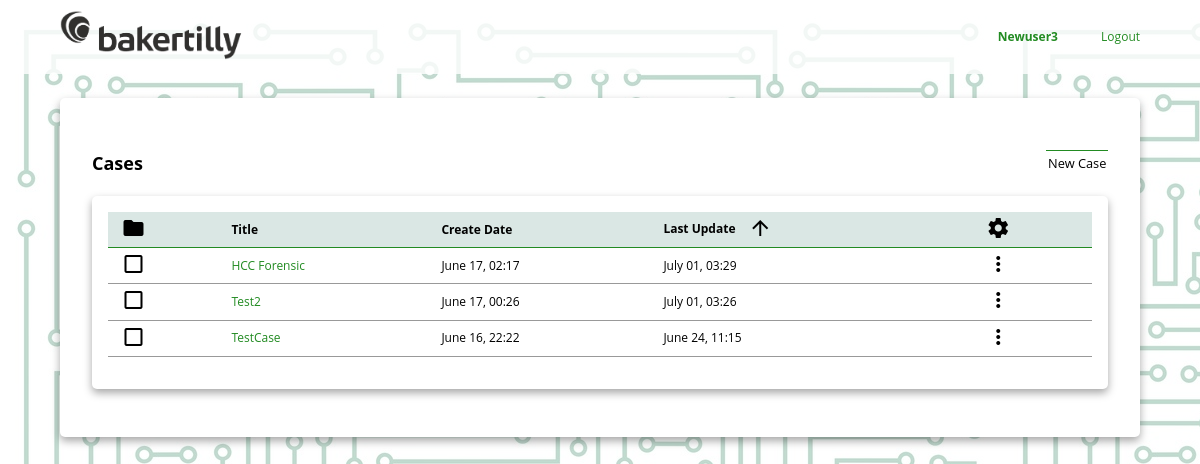
Page / (signed in) on the earlier database version.
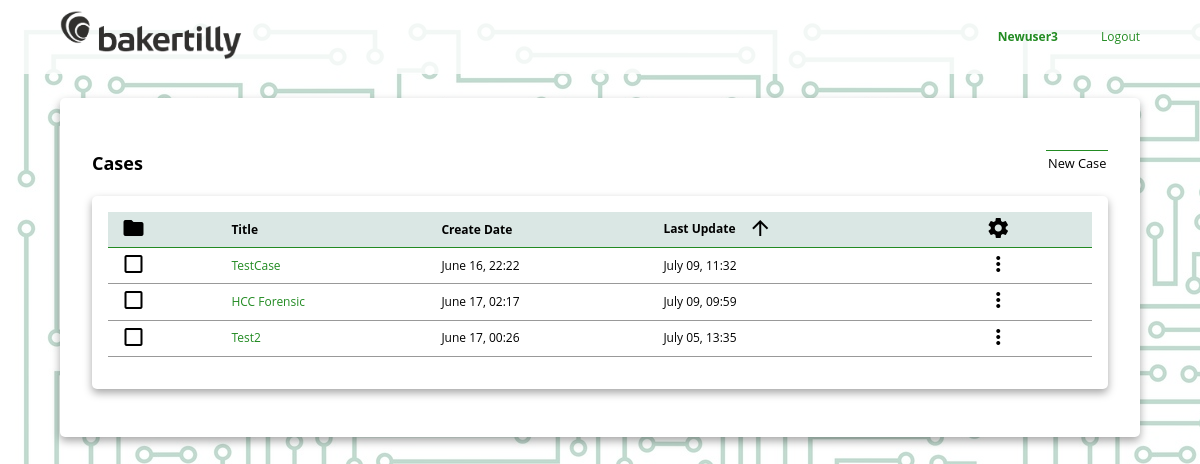
Same page on the later database version.
### core/models.py (models this page shows, shortened)
class Cases(models.Model):
    caseName = models.CharField(max_length=100)
    organization = models.CharField(max_length=100)
    caseLead = models.CharField(max_length=100)
    orgHandler = models.CharField(max_length=100)
    assessmentType = models.CharField(max_length=100, choices=assessments,
                                      blank=False, default='Unspecified')
    scope = models.TextField()
    logo = models.ImageField(upload_to=f'Cases/{caseName}/Logos')
    createDate = models.DateTimeField(auto_now_add=True)
    lastUpdate = models.DateTimeField(auto_now=True)
    class Meta:
        verbose_name_plural = "Cases"

### core/views.py (the view)
# urls.py: path('', views.cases, name='cases'),
@login_required
def cases(request):
    if 'caseID' in request.session:
        del request.session['caseID']
    context = {
        "title": "Cases",
        "cases": Cases.objects.order_by('-lastUpdate')
    }
    return render(request, "core/Cases.html", context)

### core/templates/core/Cases.html (shortened to what this page needs)
{% extends 'core/base.html'%}
{% load crispy_forms_tags %}
{% load static %}
{% block js_includes %}
    <link rel="stylesheet" href="{% static 'core/css/tables.css' %}">
{% endblock %}
{% block content %}
   <div class="card">
        <div class="flex-row">
            <h2>Cases</h2>
            <a class="button-link" id="new-case" href="{% url 'new_case' %}">New Case</a>
        </div>
        <div class="inner-card">
            <table>
                <tbody>
                    <tr>
                        <th>
                          <button class="button no-border">
                            <i class="material-icons">folder</i>
                          </button>
                        </th>
                        <th>Title</th>
                        <th>Create Date</th>
                        <th>
                            Last Update
                            <button class="button no-border">
                                <i class="material-icons">arrow_upward</i>
                            </button>
                        </th>
                        <th>
                            <button class="button no-border">
                                <i class="material-icons">settings</i>
                            </button>
                        </th>
                    </tr>
                    {% if cases %}
                        {% for case in cases%}
                            <tr>
                                <td>
                                    <button class="button no-border">
                                        <i class="material-icons">check_box_outline_blank</i>
                                    </button>
                                </td>
                                <td>
                                    <a class="plain-link" href="{% url 'new_case' %}{{case.id}}">
                                        {{ case.caseName }}
                                    </a>
                                </td>
                                <td>{{ case.createDate|date:"F d, H:i" }}</td>
                                <td>{{ case.lastUpdate|date:"F d, H:i" }}</td>
                                <td>
                                    <button class="button no-border">
                                        <i class="material-icons">more_vert</i>
                                    </button>
                                </td>
                            </tr>
                        {% endfor %}
                    {% endif %}
                </tbody>
            </table>
        </div>
   </div>
{% endblock %}

### core/templates/core/base.html (shortened to what this page needs)
<!DOCTYPE html>
{% load static %}
{% load crispy_forms_tags %}
<html lang="en" dir="ltr">
  <head>
    <link rel="stylesheet" href="{% static 'core/css/style2.css' %}">
    <link rel="stylesheet" href="{% static 'core/css/forms.css' %}">
    <link rel="stylesheet" href="{% static 'core/css/colours.css' %}">
    {% block js_includes %}
    {% endblock %}
  </head>
  <body>
    <div class="ribbon-container">
      <a class="" href="{% url 'cases' %}">
        <img src="{% static 'core/images/bt-logo-transparent.png' %}" class="ribbon-logo">
      </a>
      {%if user.is_authenticated %}
        <div>
          <a class="plain-link plain" href="{% url 'profile' %}" style="padding-right:2.5rem;">
            <b>{{ user.username | title }}</b>
          </a>
          <a class="plain-link" href="{% url 'logout' %}">Logout</a>
        </div>
      {% else %}
        <div>
          <a class="plain-link" href="{% url 'login' %}">Login</a>
        </div>
      {% endif %}
    </div>
    <div class="container">
      {% block content %}
      {% endblock %}
    </div>
  </body>
</html>

### core/static/core/css/style2.css (style rules this page uses)
* { box-sizing: border-box; line-height: 2; }
html, body { height: 100%; }
body { margin: 0; padding: 0; font-size: 16px; font-family: "Open Sans", serif; background: url("../images/circuits-4.jpg"); background-size: auto; background-blend-mode: overlay; background-color: rgba(245,245,245, 0.8); }
.ribbon-container { width: 100%; padding: 0.5% 5% 0.5% 5%; margin-bottom: 2%; display: flex; justify-content: space-between; align-items: center; background-color: rgba(255, 255, 255, 0.8); }
.ribbon-logo { width: 20%; }
.container, .container--center-middle { width: 100%; display: flex; flex-direction: column; justify-content: space-between; align-items: center; }
.card, .inner-card { width: 90%; background-color: white; box-shadow: 0 4px 8px 0 rgba(0, 0, 0, 0.35); border-radius: 5px; margin-bottom: 2rem; display: flex; flex-direction: column; justify-content: flex-end; align-content: center; padding: 2rem; }
.inner-card { width: 100%; margin-bottom: 1rem; padding: 1rem; box-shadow: 0 4px 8px 0 rgba(0, 0, 0, 0.35); }
.flex-row { display: flex; justify-content: space-between; align-items: center; }
.button, .button-link { background-color: transparent; border-width: thin; border-radius: 0; border-style: none; border-top-style: solid; border-color: forestgreen; text-align: center; padding: 0 1rem 0 1rem; font-family: inherit; font-size: inherit; }
.button-link, .plain-link { text-decoration: none; color: black; }
.plain-link { color: forestgreen; }
.no-border { border: none; border-radius: 0.2rem; }
.material-icons { vertical-align: middle; padding: 0.4rem; }
button > .material-icons { padding: 0rem 0.2rem 0.2rem 0rem; }
@media only screen and (min-width: 300px) and (max-width: 1200px) { body { font-size: 12px; } }
@media only screen and (min-width: 300px) and (max-width: 1200px) { .button, .button-link { font-size: 0.8rem; padding: 0 0.1rem 0 0.1rem; margin-left: 0.5rem; } }

### core/static/core/css/tables.css (style rules this page uses)
table { width: 100%; align-items: center; border-collapse: collapse; margin-bottom: 1rem; }
th, td { border-bottom: 1px solid #999; padding: 0.25rem; }
th { background-color: rgba(71, 135, 120, 0.2); border-color: forestgreen; text-align: left; }

Differences in the rows shown:
changed Cases "TestCase": lastUpdate "June 24, 11:15" → "July 09, 11:32"; moves up the list
changed Cases "HCC Forensic": lastUpdate "July 01, 03:29" → "July 09, 09:59"
changed Cases "Test2": lastUpdate "July 01, 03:26" → "July 05, 13:35"
